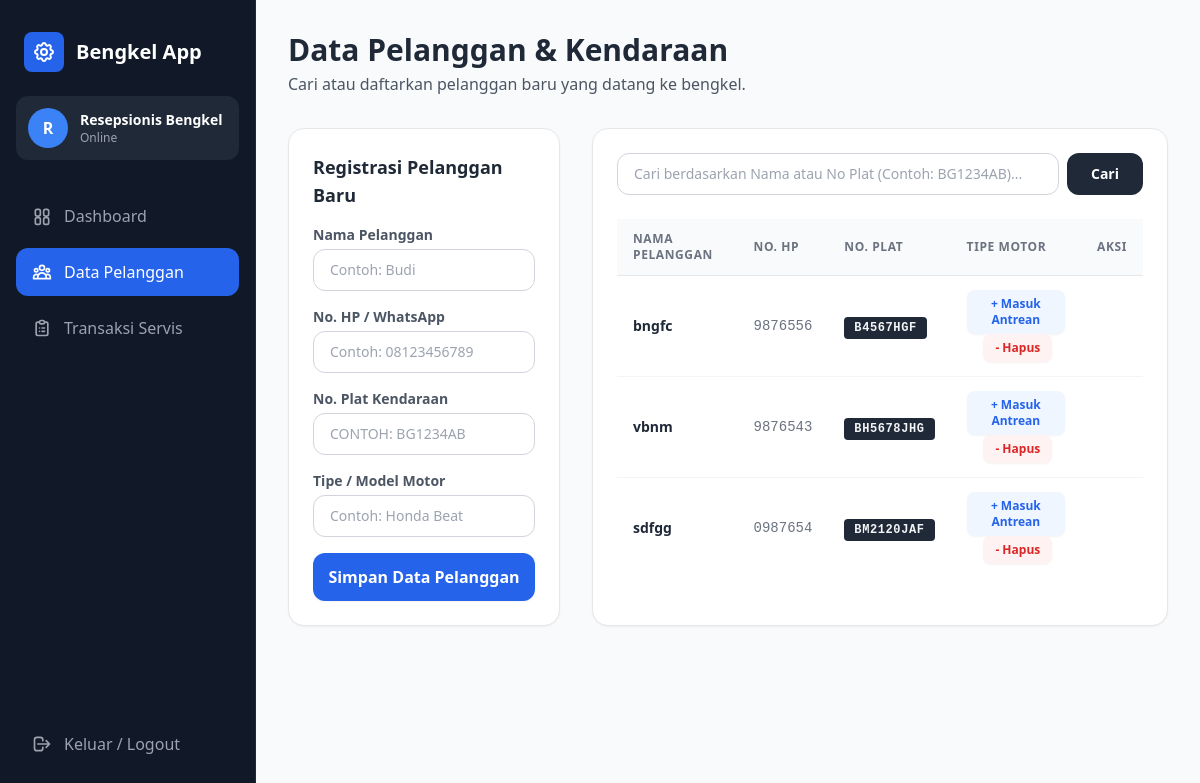
Before: /pelanggan.php (signed in) with the older database file.
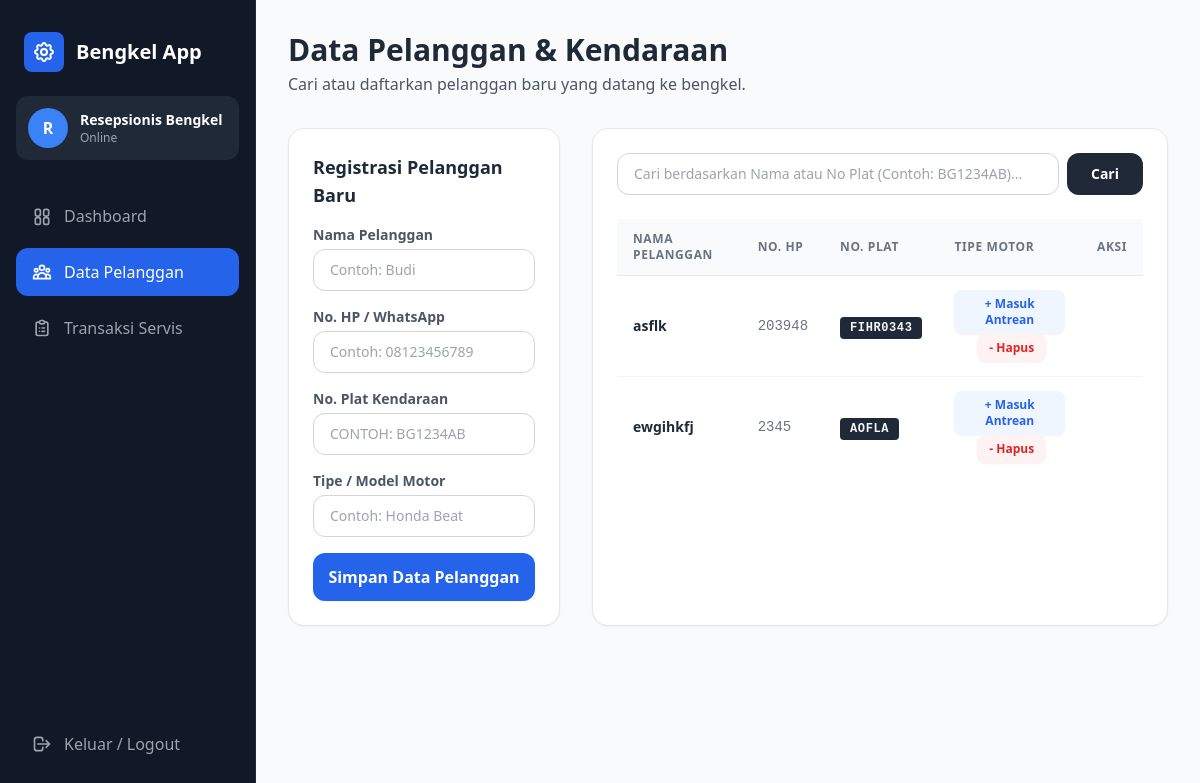
After: the same page with the newer database file.
### tables this page shows
CREATE TABLE `table_kendaraan` (
  `id_kendaraan` int(11) NOT NULL,
  `id_pelanggan` int(11) NOT NULL,
  `no_plat` varchar(15) NOT NULL,
  `merk_tipe` varchar(25) NOT NULL,
  `tahun_keluaran` year(4) NOT NULL
);

CREATE TABLE `table_pelanggan` (
  `id_pelanggan` int(11) NOT NULL,
  `nama_pelanggan` varchar(25) NOT NULL,
  `no_hp` varchar(15) NOT NULL
);

### pelanggan.php (the view, shortened to what the changed rows need)
<?php
include 'components/header.php';
?>
<!DOCTYPE html>
<html lang="en">
<head>
    <script src="https://cdn.tailwindcss.com"></script>
</head>
<body class="bg-gray-50 font-sans antialiased">
    <div class="pl-64">
        <div class="max-w-7xl mx-auto px-8 py-8">
            <header class="mb-8">
                <h1 class="text-3xl font-bold text-gray-800">Data Pelanggan & Kendaraan</h1>
            </header>
            <div class="grid grid-cols-1 lg:grid-cols-3 gap-8">
                <div class="bg-white p-6 rounded-2xl border border-gray-200 shadow-sm h-fit">
                    <h2 class="text-lg font-bold text-gray-800 mb-4">Registrasi Pelanggan Baru</h2>
                </div>
                <div class="lg:col-span-2 bg-white p-6 rounded-2xl border border-gray-200 shadow-sm">
                    <div class="overflow-x-auto">
                        <table class="w-full text-left border-collapse">
                            <thead>
                                <tr class="bg-gray-50 border-b border-gray-200 text-gray-500 text-xs font-bold uppercase tracking-wider">
                                    <th class="py-3 px-4">Nama Pelanggan</th>
                                    <th class="py-3 px-4">No. HP</th>
                                    <th class="py-3 px-4">No. Plat</th>
                                    <th class="py-3 px-4">Tipe Motor</th>
                                    <th class="py-3 px-4 text-center">Aksi</th>
                                </tr>
                            </thead>
                            <tbody class="text-gray-600 text-sm divide-y divide-gray-100">
                                <?php
                                $sql = "SELECT * FROM table_kendaraan
                                        JOIN table_pelanggan ON table_kendaraan.id_pelanggan = table_pelanggan.id_pelanggan";
                                $sql .= " ORDER BY table_kendaraan.id_kendaraan DESC";
                                $query_tampil = mysqli_query($conn, $sql);
                                if (mysqli_num_rows($query_tampil) > 0) {
                                    while ($row = mysqli_fetch_assoc($query_tampil)) {
                                        ?>
                                        <tr class="hover:bg-gray-50/70 transition">
                                            <td class="py-3.5 px-4 font-semibold text-gray-800"><?= $row['nama_pelanggan']; ?></td>
                                            <td class="py-3.5 px-4 font-mono text-gray-500"><?= $row['no_hp']; ?></td>
                                            <td class="py-3.5 px-4">
                                                <span class="bg-gray-800 text-gray-100 font-mono font-bold px-2.5 py-1 rounded text-xs tracking-wider">
                                                    <?= $row['no_plat']; ?>
                                                </span>
                                            </td>
                                            <td class="py-3.5 px-4 text-center space-x-1">
                                                <a href="transaksi.php?id_kendaraan=<?= $row['id_kendaraan']; ?>"
                                                class="inline-block bg-blue-50 text-blue-600 hover:bg-blue-600 hover:text-white font-semibold px-3 py-1.5 rounded-lg text-xs transition shadow-sm">
                                                    + Masuk Antrean
                                                </a>
                                                <a href="pelanggan.php?aksi=hapus_pelanggan&id=<?= $row['id_pelanggan']; ?>"
                                                onclick="return confirm('Hapus pelanggan ini? Data kendaraan mereka juga akan ikut terhapus!')"
                                                class="inline-block bg-red-50 text-red-600 hover:bg-red-600 hover:text-white font-semibold px-3 py-1.5 rounded-lg text-xs transition shadow-sm">
                                                    - Hapus
                                                </a>
                                            </td>
                                        </tr>
                                        <?php
                                    }
                                } else {
                                    echo '<tr><td colspan="5" class="py-8 text-center text-gray-400">Data pelanggan tidak ditemukan atau masih kosong.</td></tr>';
                                }
                                ?>
                            </tbody>
                        </table>
                    </div>
                </div>
            </div>
        </div>
    </div>
</body>
</html>

Changed rows visible on the page:
removed table_kendaraan: id_pelanggan.nama_pelanggan "bngfc", id_pelanggan.no_hp "9876556", no_plat "B4567HGF"
removed table_kendaraan: id_pelanggan.nama_pelanggan "vbnm", id_pelanggan.no_hp "9876543", no_plat "BH5678JHG"
removed table_kendaraan: id_pelanggan.nama_pelanggan "sdfgg", id_pelanggan.no_hp "0987654", no_plat "BM2120JAF"
added table_kendaraan: id_pelanggan.nama_pelanggan "asflk", id_pelanggan.no_hp "203948", no_plat "FIHR0343"
added table_kendaraan: id_pelanggan.nama_pelanggan "ewgihkfj", id_pelanggan.no_hp "2345", no_plat "AOFLA"
